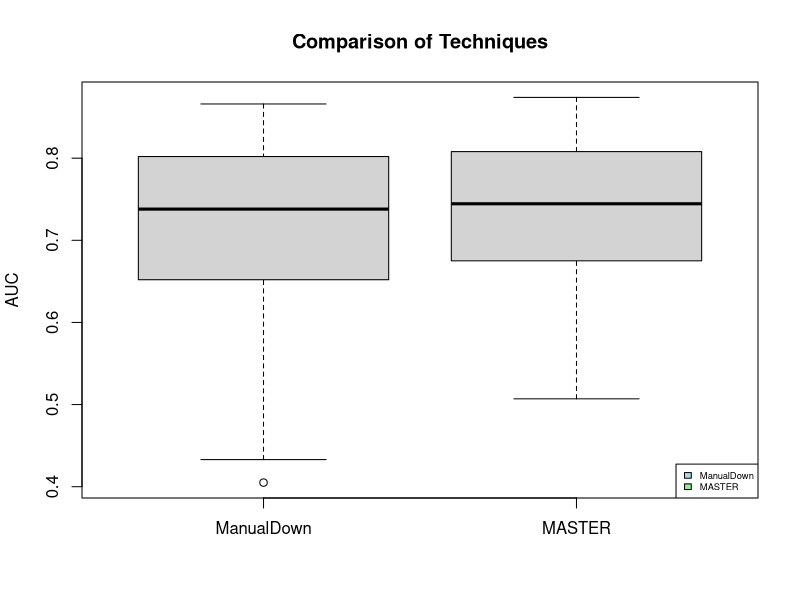

Write R code to recreate this figure.
# 读取CSV文件
data <- read.csv("7-(TSE24Tong)AUCandMCC.csv", header = TRUE)

# 检查数据框的前几行，确保数据正确导入
head(data)

# 替换列名中的点为下划线
colnames(data) <- gsub("\\.", "_", colnames(data))

# 使用原始数据绘制箱型图
boxplot(data$manualDown_AUC, data$MASTER_AUC,
        names=c("ManualDown", "MASTER"),
        main="Comparison of Techniques" , ylab="AUC")

# 添加图例说明，并调整位置以避免遮挡图像
legend( legend=c("ManualDown", "MASTER"), 
        fill=c("lightblue", "lightgreen", "pink"),
        "bottomright",cex=0.565) # cex调整图例大小